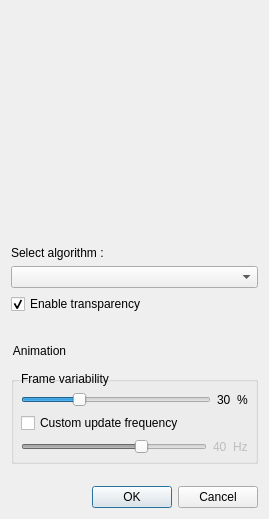
<?xml version="1.0" encoding="UTF-8"?>
<ui version="4.0">
 <class>AlgorithmSelectionDialog</class>
 <widget class="QDialog" name="AlgorithmSelectionDialog">
  <property name="geometry">
   <rect>
    <x>0</x>
    <y>0</y>
    <width>269</width>
    <height>519</height>
   </rect>
  </property>
  <property name="sizePolicy">
   <sizepolicy hsizetype="Preferred" vsizetype="Preferred">
    <horstretch>0</horstretch>
    <verstretch>0</verstretch>
   </sizepolicy>
  </property>
  <property name="windowTitle">
   <string>GLMixer - New algorithm source</string>
  </property>
  <property name="windowIcon">
   <iconset resource="../icons.qrc">
    <normaloff>:/glmixer/icons/glmixer.png</normaloff>:/glmixer/icons/glmixer.png</iconset>
  </property>
  <layout class="QVBoxLayout" name="verticalLayout">
   <item>
    <widget class="SourceDisplayWidget" name="preview" native="true"/>
   </item>
   <item>
    <widget class="QLabel" name="label">
     <property name="sizePolicy">
      <sizepolicy hsizetype="Preferred" vsizetype="Maximum">
       <horstretch>0</horstretch>
       <verstretch>0</verstretch>
      </sizepolicy>
     </property>
     <property name="text">
      <string>Select algorithm :</string>
     </property>
    </widget>
   </item>
   <item>
    <widget class="QComboBox" name="AlgorithmComboBox">
     <property name="sizePolicy">
      <sizepolicy hsizetype="Expanding" vsizetype="Fixed">
       <horstretch>0</horstretch>
       <verstretch>0</verstretch>
      </sizepolicy>
     </property>
    </widget>
   </item>
   <item>
    <widget class="QCheckBox" name="ignoreAlphaCheckbox">
     <property name="text">
      <string>Enable transparency</string>
     </property>
     <property name="checked">
      <bool>true</bool>
     </property>
    </widget>
   </item>
   <item>
    <widget class="QGroupBox" name="groupBox">
     <property name="sizePolicy">
      <sizepolicy hsizetype="Preferred" vsizetype="Maximum">
       <horstretch>0</horstretch>
       <verstretch>0</verstretch>
      </sizepolicy>
     </property>
     <property name="styleSheet">
      <string notr="true">QGroupBox {
    margin-top: 42px;
}
QGroupBox::title {
    margin-top: 24px;
    subcontrol-origin: margin;
}</string>
     </property>
     <property name="title">
      <string>Animation</string>
     </property>
     <layout class="QVBoxLayout" name="verticalLayout2">
      <item>
       <widget class="QLabel" name="label_3">
        <property name="text">
         <string>Frame variability</string>
        </property>
       </widget>
      </item>
      <item>
       <layout class="QHBoxLayout" name="horizontalLayout">
        <item>
         <widget class="QSlider" name="variabilitySlider">
          <property name="minimum">
           <number>1</number>
          </property>
          <property name="maximum">
           <number>100</number>
          </property>
          <property name="pageStep">
           <number>10</number>
          </property>
          <property name="value">
           <number>30</number>
          </property>
          <property name="orientation">
           <enum>Qt::Horizontal</enum>
          </property>
         </widget>
        </item>
        <item>
         <widget class="QLabel" name="variability">
          <property name="text">
           <string notr="true">30</string>
          </property>
          <property name="textFormat">
           <enum>Qt::PlainText</enum>
          </property>
          <property name="textInteractionFlags">
           <set>Qt::NoTextInteraction</set>
          </property>
         </widget>
        </item>
        <item>
         <widget class="QLabel" name="fps_2">
          <property name="text">
           <string notr="true">%</string>
          </property>
          <property name="textInteractionFlags">
           <set>Qt::NoTextInteraction</set>
          </property>
         </widget>
        </item>
       </layout>
      </item>
      <item>
       <widget class="QCheckBox" name="customUpdateFrequency">
        <property name="text">
         <string>Custom update frequency</string>
        </property>
       </widget>
      </item>
      <item>
       <layout class="QHBoxLayout" name="horizontalLayout_2">
        <item>
         <widget class="QSlider" name="frequencySlider">
          <property name="enabled">
           <bool>false</bool>
          </property>
          <property name="minimum">
           <number>1</number>
          </property>
          <property name="maximum">
           <number>60</number>
          </property>
          <property name="value">
           <number>40</number>
          </property>
          <property name="orientation">
           <enum>Qt::Horizontal</enum>
          </property>
         </widget>
        </item>
        <item>
         <widget class="QLabel" name="value">
          <property name="enabled">
           <bool>false</bool>
          </property>
          <property name="text">
           <string notr="true">40</string>
          </property>
         </widget>
        </item>
        <item>
         <widget class="QLabel" name="fps">
          <property name="enabled">
           <bool>false</bool>
          </property>
          <property name="text">
           <string notr="true">Hz</string>
          </property>
         </widget>
        </item>
       </layout>
      </item>
     </layout>
    </widget>
   </item>
   <item>
    <widget class="SizeSelectionWidget" name="sizeselection" native="true">
     <property name="sizePolicy">
      <sizepolicy hsizetype="Preferred" vsizetype="Maximum">
       <horstretch>0</horstretch>
       <verstretch>0</verstretch>
      </sizepolicy>
     </property>
     <property name="minimumSize">
      <size>
       <width>0</width>
       <height>10</height>
      </size>
     </property>
    </widget>
   </item>
   <item>
    <widget class="QDialogButtonBox" name="validationButtonBox">
     <property name="orientation">
      <enum>Qt::Horizontal</enum>
     </property>
     <property name="standardButtons">
      <set>QDialogButtonBox::Cancel|QDialogButtonBox::Ok</set>
     </property>
    </widget>
   </item>
  </layout>
 </widget>
 <customwidgets>
  <customwidget>
   <class>SourceDisplayWidget</class>
   <extends>QWidget</extends>
   <header>SourceDisplayWidget.h</header>
   <container>1</container>
  </customwidget>
  <customwidget>
   <class>SizeSelectionWidget</class>
   <extends>QWidget</extends>
   <header>SizeSelectionWidget.h</header>
   <container>1</container>
   <slots>
    <signal>sizeChanged()</signal>
   </slots>
  </customwidget>
 </customwidgets>
 <resources>
  <include location="../icons.qrc"/>
 </resources>
 <connections>
  <connection>
   <sender>validationButtonBox</sender>
   <signal>accepted()</signal>
   <receiver>AlgorithmSelectionDialog</receiver>
   <slot>accept()</slot>
   <hints>
    <hint type="sourcelabel">
     <x>164</x>
     <y>546</y>
    </hint>
    <hint type="destinationlabel">
     <x>157</x>
     <y>274</y>
    </hint>
   </hints>
  </connection>
  <connection>
   <sender>validationButtonBox</sender>
   <signal>rejected()</signal>
   <receiver>AlgorithmSelectionDialog</receiver>
   <slot>reject()</slot>
   <hints>
    <hint type="sourcelabel">
     <x>164</x>
     <y>546</y>
    </hint>
    <hint type="destinationlabel">
     <x>286</x>
     <y>274</y>
    </hint>
   </hints>
  </connection>
  <connection>
   <sender>frequencySlider</sender>
   <signal>valueChanged(int)</signal>
   <receiver>value</receiver>
   <slot>setNum(int)</slot>
   <hints>
    <hint type="sourcelabel">
     <x>174</x>
     <y>396</y>
    </hint>
    <hint type="destinationlabel">
     <x>192</x>
     <y>396</y>
    </hint>
   </hints>
  </connection>
  <connection>
   <sender>variabilitySlider</sender>
   <signal>valueChanged(int)</signal>
   <receiver>variability</receiver>
   <slot>setNum(int)</slot>
   <hints>
    <hint type="sourcelabel">
     <x>182</x>
     <y>342</y>
    </hint>
    <hint type="destinationlabel">
     <x>200</x>
     <y>342</y>
    </hint>
   </hints>
  </connection>
  <connection>
   <sender>customUpdateFrequency</sender>
   <signal>toggled(bool)</signal>
   <receiver>frequencySlider</receiver>
   <slot>setEnabled(bool)</slot>
   <hints>
    <hint type="sourcelabel">
     <x>110</x>
     <y>359</y>
    </hint>
    <hint type="destinationlabel">
     <x>107</x>
     <y>376</y>
    </hint>
   </hints>
  </connection>
  <connection>
   <sender>customUpdateFrequency</sender>
   <signal>toggled(bool)</signal>
   <receiver>value</receiver>
   <slot>setEnabled(bool)</slot>
   <hints>
    <hint type="sourcelabel">
     <x>191</x>
     <y>359</y>
    </hint>
    <hint type="destinationlabel">
     <x>188</x>
     <y>380</y>
    </hint>
   </hints>
  </connection>
  <connection>
   <sender>customUpdateFrequency</sender>
   <signal>toggled(bool)</signal>
   <receiver>fps</receiver>
   <slot>setEnabled(bool)</slot>
   <hints>
    <hint type="sourcelabel">
     <x>205</x>
     <y>358</y>
    </hint>
    <hint type="destinationlabel">
     <x>206</x>
     <y>379</y>
    </hint>
   </hints>
  </connection>
 </connections>
</ui>
